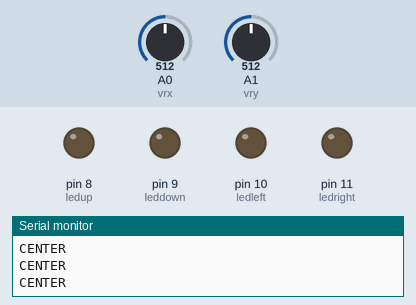
Recording of a sketch running on a simulated Arduino Uno, built with avr-gcc and run on an emulated ATmega328P. On the bench: output pins drawn as LEDs (lit = HIGH), the last lines printed to the serial monitor. The inputs (shaded band) are chosen by the test bench; at power-on: A0 (vrx) = 512, A1 (vry) = 512.

Above: at 1.2 s.
1.3 s: A0 (vrx) set to 594
2.8 s: A0 (vrx) set to 618
At 3.4 s:
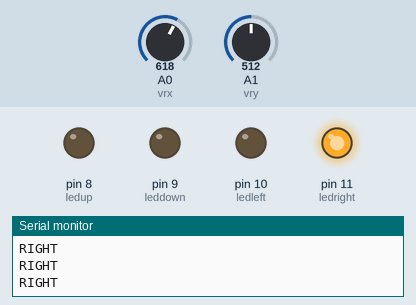
4.3 s: A0 (vrx) set to 390
At 4.7 s:
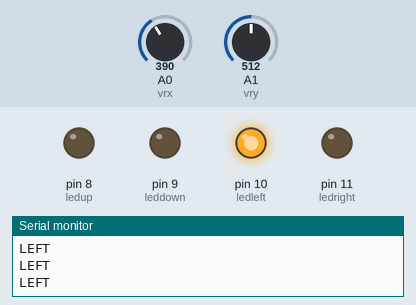
5.8 s: A0 (vrx) set to 411
At 7.0 s:
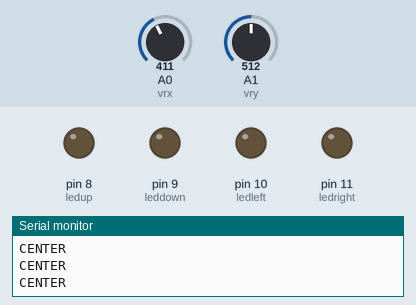
7.3 s: A1 (vry) set to 590
8.8 s: A1 (vry) set to 610
At 9.8 s:
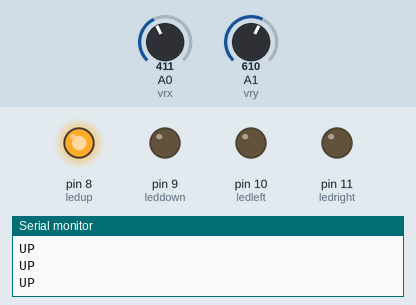
Timing chart, 0 to 11.3 s (numbered marks = the images above; inputs shaded):
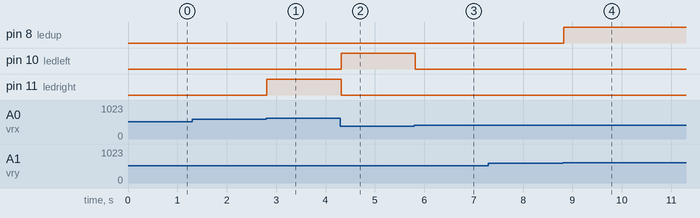

Measured:
- the behaviour switches between 600 and 601 on A0 (vrx) (found by bisection; images 0 and 1)
- the behaviour switches between 399 and 400 on A0 (vrx) (found by bisection; images 2 and 3)
- the behaviour switches between 600 and 601 on A1 (vry) (found by bisection; images 3 and 4)
- after the input at 2.8 s, pin 11 (ledright): LOW → HIGH at once
- after the input at 4.3 s, pin 10 (ledleft): LOW → HIGH at once; pin 11 (ledright): HIGH → LOW at once
- after the input at 5.8 s, pin 10 (ledleft): HIGH → LOW at once
- after the input at 8.8 s, pin 8 (ledup): LOW → HIGH at once

The sketch:

joystick_controlled_led.ino
```cpp
// Joystick Controlled LED Direction Indicator
// Author: Atul Singh
// Board: Arduino UNO

// STEP:1 set the reading pins for reading the values of vrx and vry by analog 1 and 0 pin

int vrx=A0;// the output pin vrx of joystick being readed with analog pin
int vry=A1;// the output pin vry of joystick being readed with analog pin

// setting up the digital pins of for led controls
int ledup=8;
int leddown=9;
int ledleft=10;
int ledright=11;

// now set the values of threshold

int lowlimit=400;
int highlimit=600;

// NOTE: all values between 400 and 600 are values considering joystick at rest
void setup() {
// set the digital pin for output to leds
  pinMode(ledup,OUTPUT);
  pinMode(leddown,OUTPUT);
  pinMode(ledleft,OUTPUT);
  pinMode(ledright,OUTPUT);

  Serial.begin(9600);// for seeing the analog values on serial monitor
}

void loop() {
  // reading the values of vrx and vry through analog read function
  int xvalues=analogRead(vrx);
  int yvalues=analogRead(vry);

  // FIRST TURN OFF ALL LEDS: as we are in loop when the loop start to iterate again make sure that all the led are off initiallly
  digitalWrite(ledup,LOW);
  digitalWrite(leddown,LOW);
  digitalWrite(ledleft,LOW);
  digitalWrite(ledright,LOW);

  if(xvalues<lowlimit){
    // joystick moved to left
    digitalWrite(ledleft,HIGH);
    Serial.println("LEFT");
  }
  else if(xvalues>highlimit){
    // joystick moved to right
    digitalWrite(ledright,HIGH);
    Serial.println("RIGHT");
  }
  else if(yvalues<lowlimit){
    // joystick moved down
    digitalWrite(leddown,HIGH);
    Serial.println("DOWN");
  }
  else if(yvalues>highlimit){
    // joystick moved up
    digitalWrite(ledup,HIGH);
    Serial.println("UP");
  }
  else{
    Serial.println("CENTER");// for the condition when the joystick is at rest
  }

  delay(100);// small delay for the stability of interation between software and hardware
}
```
